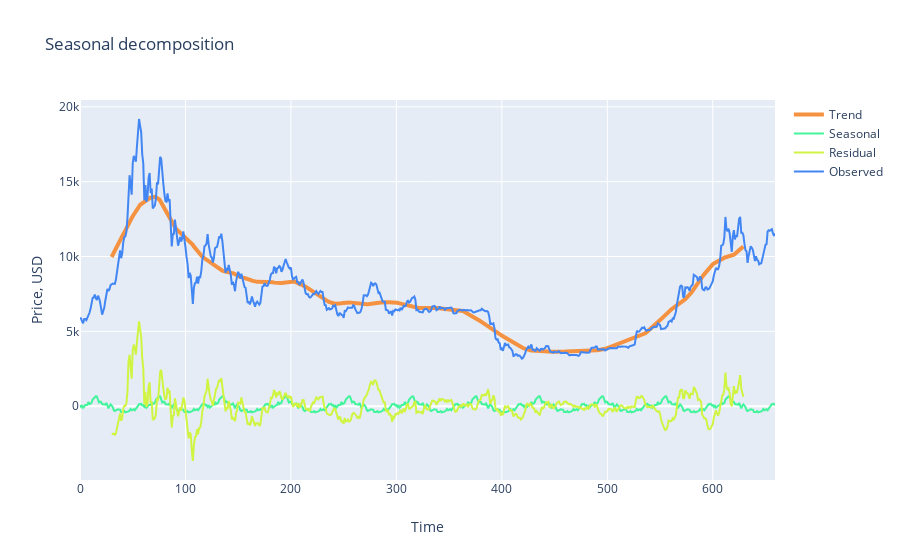

This figure's notebook cell:
### Markdown cell above
#### In the next couple of cells, we perform seasonal decomposition of the data to estimate its trend and seasonality. You can see actual price movements on the plot below ("observed") as well as the trend and seasonality in our data.

### Code cell
s = sm.tsa.seasonal_decompose(working_data.Weighted_Price.values, freq=60)

trace1 = go.Scatter(x = np.arange(0, len(s.trend), 1),y = s.trend,mode = 'lines',name = 'Trend',
    line = dict(color = ('rgb(244, 146, 65)'), width = 4))
trace2 = go.Scatter(x = np.arange(0, len(s.seasonal), 1),y = s.seasonal,mode = 'lines',name = 'Seasonal',
    line = dict(color = ('rgb(66, 244, 155)'), width = 2))

trace3 = go.Scatter(x = np.arange(0, len(s.resid), 1),y = s.resid,mode = 'lines',name = 'Residual',
    line = dict(color = ('rgb(209, 244, 66)'), width = 2))

trace4 = go.Scatter(x = np.arange(0, len(s.observed), 1),y = s.observed,mode = 'lines',name = 'Observed',
    line = dict(color = ('rgb(66, 134, 244)'), width = 2))

data = [trace1, trace2, trace3, trace4]
layout = dict(title = 'Seasonal decomposition', xaxis = dict(title = 'Time'), yaxis = dict(title = 'Price, USD'))
fig = dict(data=data, layout=layout)
py.iplot(fig, filename='seasonal_decomposition')

### Figure 1 — Plotly figure (JSON) as saved in the notebook; plotly's stock layout.template omitted (floating-point values rounded to 4 significant figures; data arrays with more than 128 entries replaced by an {"elided": "..."} marker saying what was removed)
{"data": [{"line": {"color": "rgb(244, 146, 65)", "width": 4}, "mode": "lines", "name": "Trend", "type": "scatter", "x": {"elided": "660 int values"}, "y": {"elided": "660 float values"}}, {"line": {"color": "rgb(66, 244, 155)", "width": 2}, "mode": "lines", "name": "Seasonal", "type": "scatter", "x": {"elided": "660 int values"}, "y": {"elided": "660 float values"}}, {"line": {"color": "rgb(209, 244, 66)", "width": 2}, "mode": "lines", "name": "Residual", "type": "scatter", "x": {"elided": "660 int values"}, "y": {"elided": "660 float values"}}, {"line": {"color": "rgb(66, 134, 244)", "width": 2}, "mode": "lines", "name": "Observed", "type": "scatter", "x": {"elided": "660 int values"}, "y": {"elided": "660 float values"}}], "layout": {"title": {"text": "Seasonal decomposition"}, "xaxis": {"title": {"text": "Time"}}, "yaxis": {"title": {"text": "Price, USD"}}}}
